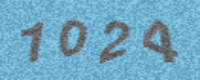
#> input picture day10/captcha3.png, 200 x 80 px
$ python demo2.py
#> lines starting #> are read from the running program, lines starting #| are printed output that depends on the picture
try:
    from PIL import Image
except ImportError:
    import Image
import pytesseract

captcha3 = Image.open("captcha3.png")
#> captcha3 is the input picture: PIL image 200x80 RGB; mean R, G, B 112.5, 168.7, 194.7


def convert_img(img,threshold):
#> called with threshold = 150
    img = img.convert("L")  # 处理灰度
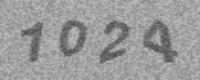
#> img: PIL image 200x80 L; min 78, max 189, mean 154.9
    pixels = img.load()
    for x in range(img.width):
        for y in range(img.height):
            if pixels[x, y] > threshold:
                pixels[x, y] = 255
            else:
                pixels[x, y] = 0
    return img

convert_img(captcha3,150)
print(convert_img(captcha3,150))
#| <PIL.Image.Image image mode=L size=200x80 at 0x7F5EDC6A3790>

#> (the run stopped early here; a loop or call above may not have finished)
